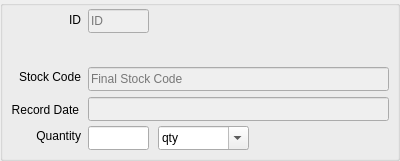
     <widget class="QGroupBox" name="groupBox_28">
      <property name="geometry">
       <rect>
        <x>540</x>
        <y>0</y>
        <width>400</width>
        <height>161</height>
       </rect>
      </property>
      <property name="title">
       <string/>
      </property>
      <widget class="QLineEdit" name="lineEdit_66">
       <property name="enabled">
        <bool>false</bool>
       </property>
       <property name="geometry">
        <rect>
         <x>88</x>
         <y>97</y>
         <width>301</width>
         <height>24</height>
        </rect>
       </property>
      </widget>
      <widget class="QLineEdit" name="lineEdit_68">
       <property name="enabled">
        <bool>false</bool>
       </property>
       <property name="geometry">
        <rect>
         <x>88</x>
         <y>67</y>
         <width>301</width>
         <height>24</height>
        </rect>
       </property>
       <property name="echoMode">
        <enum>QLineEdit::Normal</enum>
       </property>
       <property name="placeholderText">
        <string>Final Stock Code</string>
       </property>
      </widget>
      <widget class="QComboBox" name="comboBox_5">
       <property name="geometry">
        <rect>
         <x>158</x>
         <y>126</y>
         <width>91</width>
         <height>24</height>
        </rect>
       </property>
       <property name="editable">
        <bool>true</bool>
       </property>
       <item>
        <property name="text">
         <string>qty</string>
        </property>
       </item>
       <item>
        <property name="text">
         <string>kg</string>
        </property>
       </item>
       <item>
        <property name="text">
         <string>gr</string>
        </property>
       </item>
       <item>
        <property name="text">
         <string>cm</string>
        </property>
       </item>
       <item>
        <property name="text">
         <string>meter</string>
        </property>
       </item>
       <item>
        <property name="text">
         <string>packet</string>
        </property>
       </item>
       <item>
        <property name="text">
         <string>plate</string>
        </property>
       </item>
       <item>
        <property name="text">
         <string>box</string>
        </property>
       </item>
       <item>
        <property name="text">
         <string/>
        </property>
       </item>
      </widget>
      <widget class="QLineEdit" name="lineEdit_67">
       <property name="geometry">
        <rect>
         <x>88</x>
         <y>126</y>
         <width>61</width>
         <height>24</height>
        </rect>
       </property>
      </widget>
      <widget class="QLabel" name="label_63">
       <property name="geometry">
        <rect>
         <x>10</x>
         <y>10</y>
         <width>71</width>
         <height>20</height>
        </rect>
       </property>
       <property name="text">
        <string>ID</string>
       </property>
       <property name="alignment">
        <set>Qt::AlignRight|Qt::AlignTrailing|Qt::AlignVCenter</set>
       </property>
      </widget>
      <widget class="QLineEdit" name="lineEdit_69">
       <property name="enabled">
        <bool>false</bool>
       </property>
       <property name="geometry">
        <rect>
         <x>88</x>
         <y>9</y>
         <width>61</width>
         <height>24</height>
        </rect>
       </property>
       <property name="text">
        <string/>
       </property>
       <property name="echoMode">
        <enum>QLineEdit::Normal</enum>
       </property>
       <property name="placeholderText">
        <string>ID</string>
       </property>
      </widget>
      <widget class="QLabel" name="label_61">
       <property name="geometry">
        <rect>
         <x>0</x>
         <y>67</y>
         <width>81</width>
         <height>20</height>
        </rect>
       </property>
       <property name="text">
        <string>Stock Code</string>
       </property>
       <property name="alignment">
        <set>Qt::AlignRight|Qt::AlignTrailing|Qt::AlignVCenter</set>
       </property>
      </widget>
      <widget class="QLabel" name="label_60">
       <property name="geometry">
        <rect>
         <x>10</x>
         <y>126</y>
         <width>71</width>
         <height>20</height>
        </rect>
       </property>
       <property name="text">
        <string>Quantity</string>
       </property>
       <property name="alignment">
        <set>Qt::AlignRight|Qt::AlignTrailing|Qt::AlignVCenter</set>
       </property>
      </widget>
      <widget class="QLabel" name="label_59">
       <property name="geometry">
        <rect>
         <x>8</x>
         <y>102</y>
         <width>71</width>
         <height>16</height>
        </rect>
       </property>
       <property name="text">
        <string>Record Date</string>
       </property>
       <property name="alignment">
        <set>Qt::AlignRight|Qt::AlignTrailing|Qt::AlignVCenter</set>
       </property>
      </widget>
     </widget>
